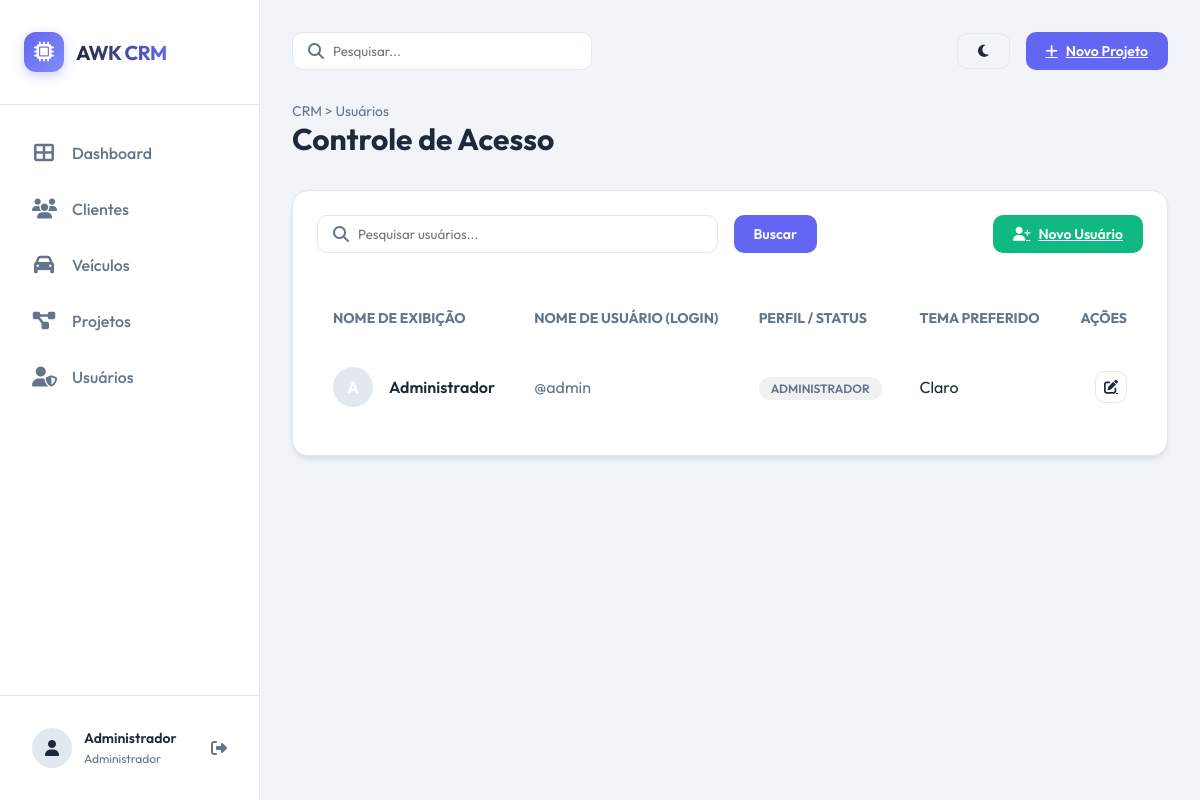
/usuarios (signed in), run on the app's committed database.
### tables this page shows
CREATE TABLE `usuarios` (
  `id` INT UNSIGNED NOT NULL AUTO_INCREMENT,
  `nome_usuario` VARCHAR(50) NOT NULL UNIQUE,
  `senha_hash` VARCHAR(255) NOT NULL,
  `nome_exibicao` VARCHAR(100) NOT NULL,
  `perfil` ENUM('administrador', 'usuario') NOT NULL DEFAULT 'usuario',
  `tema_preferido` ENUM('claro', 'escuro') NOT NULL DEFAULT 'claro',
  `criado_em` TIMESTAMP NOT NULL DEFAULT CURRENT_TIMESTAMP,
  `atualizado_em` TIMESTAMP NOT NULL DEFAULT CURRENT_TIMESTAMP ON UPDATE CURRENT_TIMESTAMP,
  PRIMARY KEY (`id`)
);

### controllers/UsuarioController.php (called while the page is built, shortened)
<?php
class UsuarioController {
    private $usuarioModel;
    public function __construct() {
        $this->usuarioModel = new Usuario();
    }
    public function listar() {
        $page = $_GET['page'] ?? 1;
        $search = $_GET['search'] ?? '';
        $usuarios = $this->usuarioModel->findAll($page, 20);
        $total = $this->usuarioModel->countAll();
        $totalPages = ceil($total / 20);
        $data = [
            'usuarios' => $usuarios,
            'page' => $page,
            'totalPages' => $totalPages,
            'search' => $search
        ];
        loadView('usuarios/listar', $data);
    }
}

### config/database.php (called while the page is built, shortened)
<?php
class Database {
    private static $instance = null;
    private $connection;
    private $host = 'localhost';
    private $dbname = 'u784428213_base';
    private $username = 'u784428213_rehz';
    private $password = 'H/b9WzMpG';
    private $charset = 'utf8mb4';
    private function __construct() {
        try {
            $dsn = "mysql:host={$this->host};dbname={$this->dbname};charset={$this->charset}";
            $options = [
                PDO::ATTR_ERRMODE            => PDO::ERRMODE_EXCEPTION,
                PDO::ATTR_DEFAULT_FETCH_MODE => PDO::FETCH_ASSOC,
                PDO::ATTR_EMULATE_PREPARES   => false,
                PDO::MYSQL_ATTR_INIT_COMMAND => "SET NAMES utf8mb4 COLLATE utf8mb4_unicode_ci"
            ];
            $this->connection = new PDO($dsn, $this->username, $this->password, $options);
        } catch (PDOException $e) {
            die("Erro de conexão com o banco de dados: " . $e->getMessage());
        }
    }
    public static function getInstance() {
        if (self::$instance === null) {
            self::$instance = new Database();
        }
        return self::$instance;
    }
    public function query($sql, $params = []) {
        try {
            $stmt = $this->connection->prepare($sql);
            $stmt->execute($params);
            return $stmt;
        } catch (PDOException $e) {
            die("Erro na query: " . $e->getMessage() . "<br>SQL: " . $sql);
        }
    }
    public function fetchAll($sql, $params = []) {
        $stmt = $this->query($sql, $params);
        return $stmt->fetchAll();
    }
}

### models/Usuario.php (called while the page is built, shortened)
<?php
class Usuario {
    private $db;
    public function __construct() {
        $this->db = Database::getInstance();
    }
    public function findAll($page = 1, $limit = 20) {
        $offset = ($page - 1) * $limit;
        $sql = "SELECT * FROM usuarios ORDER BY nome_exibicao LIMIT ? OFFSET ?";
        return $this->db->fetchAll($sql, [$limit, $offset]);
    }
}

### views/usuarios/listar.php (the view, shortened to what this page needs)
<?php include ROOT_PATH . '/views/layout/header.php'; ?>
<div class="page-title">
    <div class="breadcrumb">CRM > Usuários</div>
    <h1>Controle de Acesso</h1>
</div>
<div class="card" style="margin-top: 2rem;">
    <div style="display: flex; justify-content: space-between; align-items: center; margin-bottom: 2rem;">
        <form action="<?php echo BASE_URL; ?>/usuarios" method="GET" style="display: flex; gap: 1rem; flex: 1; max-width: 500px;">
            <div class="search-box" style="flex: 1;">
                <i class="fas fa-search"></i>
                <input type="text" name="search" placeholder="Pesquisar usuários..." value="<?php echo htmlspecialchars($search ?? ''); ?>" style="width: 100%;">
            </div>
            <button type="submit" class="btn btn-primary">Buscar</button>
        </form>
        <a href="<?php echo BASE_URL; ?>/usuarios/criar" class="btn btn-primary" style="background-color: var(--success);">
            <i class="fas fa-user-plus"></i> Novo Usuário
        </a>
    </div>
    <table style="width: 100%; border-collapse: separate; border-spacing: 0 0.5rem;">
        <thead>
            <tr style="text-align: left; color: var(--text-muted); font-size: 0.875rem;">
                <th style="padding: 1rem;">NOME DE EXIBIÇÃO</th>
                <th style="padding: 1rem;">NOME DE USUÁRIO (LOGIN)</th>
                <th style="padding: 1rem;">PERFIL / STATUS</th>
                <th style="padding: 1rem;">TEMA PREFERIDO</th>
                <th style="padding: 1rem; text-align: right;">AÇÕES</th>
            </tr>
        </thead>
        <tbody>
            <?php if (empty($usuarios)): ?>
            <tr>
                <td colspan="5" style="padding: 2rem; text-align: center; color: var(--text-muted);">
                    Nenhum usuário encontrado.
                </td>
            </tr>
            <?php else: ?>
                <?php foreach ($usuarios as $usuario): ?>
                <tr style="background-color: rgba(255,255,255,0.02); transition: var(--transition);">
                    <td style="padding: 1rem; font-weight: 600; border-radius: 12px 0 0 12px; display: flex; align-items: center; gap: 1rem;">
                        <div style="width: 40px; height: 40px; border-radius: 50%; background-color: <?php echo $usuario['perfil'] == 'admin' ? 'var(--primary)' : 'var(--border)'; ?>; color: #fff; display: flex; align-items: center; justify-content: center; font-weight: bold;">
                            <?php echo strtoupper(substr($usuario['nome_exibicao'], 0, 1)); ?>
                        </div>
                        <?php echo htmlspecialchars($usuario['nome_exibicao']); ?>
                    </td>
                    <td style="padding: 1rem; color: var(--text-muted);">
                        @<?php echo htmlspecialchars($usuario['nome_usuario']); ?>
                    </td>
                    <td style="padding: 1rem;">
                        <span style="padding: 0.25rem 0.75rem; border-radius: 20px; font-size: 0.75rem; font-weight: 600;
                            <?php echo $usuario['perfil'] == 'admin' ? 'background-color: rgba(99, 102, 241, 0.1); color: var(--primary);' : 'background-color: rgba(107, 114, 128, 0.1); color: var(--text-muted);'; ?>">
                            <?php echo strtoupper($usuario['perfil']); ?>
                        </span>
                    </td>
                    <td style="padding: 1rem;">
                        <?php echo ucfirst($usuario['tema_preferido']); ?>
                    </td>
                    <td style="padding: 1rem; text-align: right; border-radius: 0 12px 12px 0;">
                        <a href="<?php echo BASE_URL; ?>/usuarios/editar/<?php echo $usuario['id']; ?>" class="btn btn-outline" style="padding: 0.5rem;" title="Editar"><i class="fas fa-edit"></i></a>
                    </td>
                </tr>
                <?php endforeach; ?>
            <?php endif; ?>
        </tbody>
    </table>
</div>
<?php include ROOT_PATH . '/views/layout/footer.php'; ?>

### views/layout/header.php (style rules this page uses)
:root { --primary: #6366f1; --primary-hover: #4f46e5; --secondary: #64748b; --accent: #f59e0b; --success: #10b981; --danger: #ef4444; --warning: #f59e0b; --info: #3b82f6; --bg-main: #0f172a; --bg-sidebar: #1e293b; --bg-card: #1e293b; --text-main: #f8fafc; --text-muted: #94a3b8; --border: #334155; --input-bg: #0f172a; --sidebar-width: 260px; --transition: all 0.3s cubic-bezier(0.4, 0, 0.2, 1); }
[data-theme="claro"] { --bg-main: #f1f5f9; --bg-sidebar: #ffffff; --bg-card: #ffffff; --text-main: #1e293b; --text-muted: #64748b; --border: #e2e8f0; --input-bg: #f8fafc; }
* { margin: 0; padding: 0; box-sizing: border-box; font-family: 'Outfit', sans-serif; }
body { background-color: var(--bg-main); color: var(--text-main); min-height: 100vh; display: flex; transition: var(--transition); }
.page-title h1 { font-size: 1.875rem; font-weight: 700; margin-bottom: 0.25rem; }
.breadcrumb { font-size: 0.875rem; color: var(--text-muted); }
.btn { padding: 0.625rem 1.25rem; border-radius: 10px; font-weight: 600; cursor: pointer; transition: var(--transition); display: inline-flex; align-items: center; gap: 0.5rem; border: none; font-size: 0.875rem; }
.btn-primary { background-color: var(--primary); color: white; }
.btn-outline { background-color: transparent; border: 1px solid var(--border); color: var(--text-main); }
.search-box { position: relative; width: 300px; }
.search-box input { width: 100%; padding: 0.625rem 1rem 0.625rem 2.5rem; background-color: var(--bg-card); border: 1px solid var(--border); border-radius: 10px; color: var(--text-main); outline: none; }
.search-box i { position: absolute; left: 1rem; top: 50%; transform: translateY(-50%); color: var(--text-muted); }
.card { background-color: var(--bg-card); border: 1px solid var(--border); border-radius: 16px; padding: 1.5rem; box-shadow: 0 4px 6px -1px rgba(0, 0, 0, 0.1); }

### data on the page
usuarios: nome_exibicao "A", nome_exibicao "Administrador", nome_usuario "admin", perfil "ADMINISTRADOR", tema_preferido "Claro"

### other printed values
$_SESSION['usuario_nome'] "Administrador"
$_SESSION['usuario_perfil'] "Administrador"
